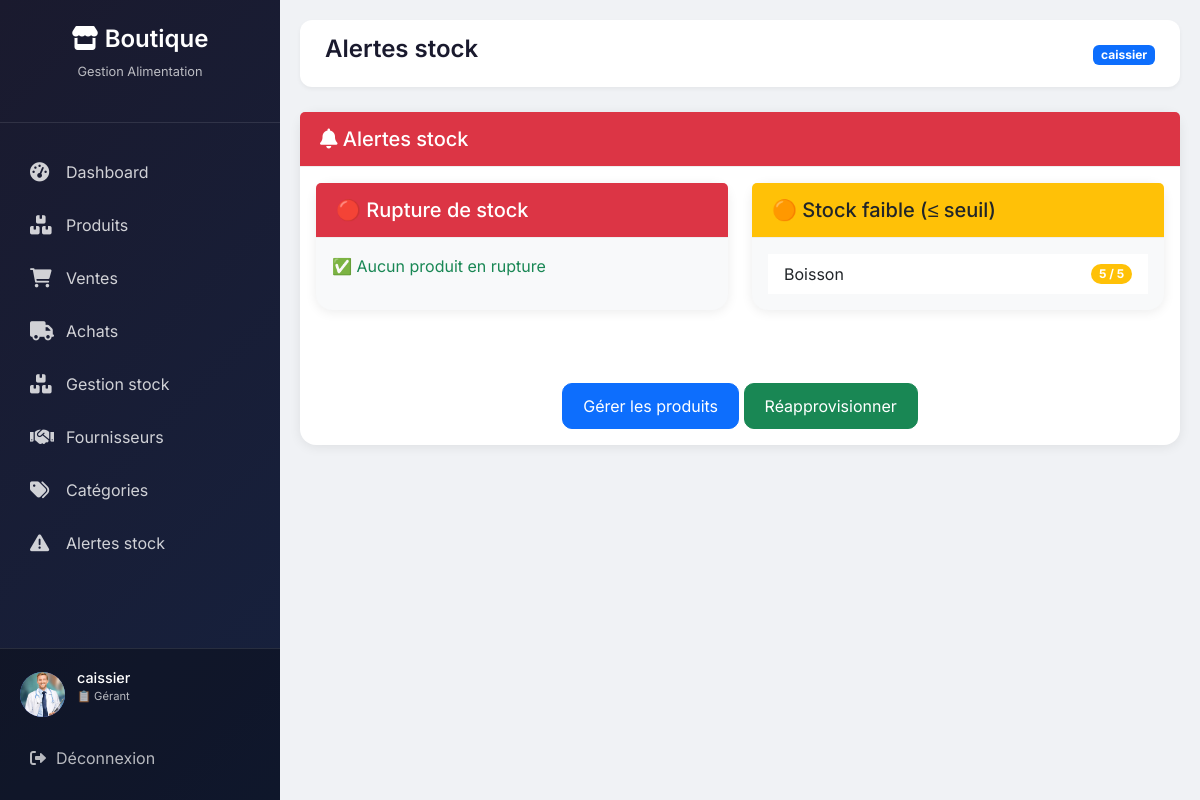
The app's page /alertes-stock/ (signed in) with its own data.
### shop/models.py (models this page shows, shortened)
class Profil(models.Model):
    ROLE_CHOICES = (
        ('admin', 'Administrateur'),
        ('manager', 'Gérant'),
        ('comptable', 'Comptable'),
    )
    user = models.OneToOneField(User, on_delete=models.CASCADE)
    role = models.CharField(max_length=20, choices=ROLE_CHOICES,
                            default='manager')
    avatar = models.ImageField(upload_to='avatars/', blank=True, null=True)

class Produit(models.Model):
    UNIT_CHOICES = [
        ('kg', 'Kilogramme'),
        ('l', 'Litre'),
        ('pcs', 'Pièce'),
        ('box', 'Boîte'),
        ('pack', 'Pack'),
        ('g', 'Gramme'),
    ]
    nom = models.CharField(max_length=150)
    description = models.TextField(blank=True, null=True)
    unite = models.CharField(max_length=10, choices=UNIT_CHOICES,
                             default='pcs')
    sku = models.CharField(max_length=100, unique=True, blank=True, null=True)
    code_barre = models.CharField(max_length=100, unique=True, blank=True,
                                  null=True)
    categorie = models.ForeignKey(Categorie, on_delete=models.SET_NULL,
                                  null=True, blank=True,
                                  related_name="produits")
    fournisseur = models.ForeignKey(Fournisseur, on_delete=models.SET_NULL,
                                    null=True, blank=True,
                                    related_name="produits")
    prix_achat = models.DecimalField(max_digits=10, decimal_places=2,
                                     validators=[MinValueValidator(0)])
    prix_vente = models.DecimalField(max_digits=10, decimal_places=2,
                                     validators=[MinValueValidator(0)])
    quantite_stock = models.IntegerField(default=0,
                                         validators=[MinValueValidator(0)])
    stock_min = models.IntegerField(default=5,
                                    validators=[MinValueValidator(0)])
    image = models.ImageField(upload_to="produits/", blank=True, null=True)
    date_expiration = models.DateField(blank=True, null=True)
    created_at = models.DateTimeField(auto_now_add=True)
    updated_at = models.DateTimeField(auto_now=True)
    is_active = models.BooleanField(default=True)
    class Meta:
        ordering = ['-created_at']
        indexes = [
            models.Index(fields=['sku']),
            models.Index(fields=['code_barre']),
            models.Index(fields=['categorie']),
        ]

### shop/views.py (the view)
# urls.py: path('alertes-stock/', views.alertes_stock, name='alertes_stock'),
@login_required
def alertes_stock(request):
    produits_rupture = Produit.objects.filter(quantite_stock=0)
    produits_alerte = Produit.objects.filter(quantite_stock__lte=5, quantite_stock__gt=0)
    context = {
        'produits_rupture': produits_rupture,
        'produits_alerte': produits_alerte,
        'total_rupture': produits_rupture.count(),
        'total_alerte': produits_alerte.count(),
    }
    return render(request, 'shop/alertes_stock.html', context)

### shop/templates/shop/alertes_stock.html
{% extends 'shop/base.html' %}
{% block page_title %}Alertes stock{% endblock %}
{% block content %}
<div class="card">
    <div class="card-header bg-danger text-white">
        <h5 class="mb-0"><i class="fas fa-bell"></i> Alertes stock</h5>
    </div>
    <div class="card-body">
        <div class="row">
            <div class="col-md-6 mb-4">
                <div class="card bg-light border-danger">
                    <div class="card-header bg-danger text-white">
                        <h5 class="mb-0">🔴 Rupture de stock</h5>
                    </div>
                    <div class="card-body">
                        {% if produits_rupture %}
                        <ul class="list-group list-group-flush">
                            {% for p in produits_rupture %}
                            <li class="list-group-item d-flex justify-content-between align-items-center">
                                {{ p.nom }}
                                <span class="badge bg-danger rounded-pill">{{ p.quantite_stock }}</span>
                            </li>
                            {% endfor %}
                        </ul>
                        {% else %}
                        <p class="text-success">✅ Aucun produit en rupture</p>
                        {% endif %}
                    </div>
                </div>
            </div>
            <div class="col-md-6 mb-4">
                <div class="card bg-light border-warning">
                    <div class="card-header bg-warning text-dark">
                        <h5 class="mb-0">🟠 Stock faible (≤ seuil)</h5>
                    </div>
                    <div class="card-body">
                        {% if produits_alerte %}
                        <ul class="list-group list-group-flush">
                            {% for p in produits_alerte %}
                            <li class="list-group-item d-flex justify-content-between align-items-center">
                                {{ p.nom }}
                                <span class="badge bg-warning rounded-pill">{{ p.quantite_stock }} / {{ p.stock_min }}</span>
                            </li>
                            {% endfor %}
                        </ul>
                        {% else %}
                        <p class="text-success">✅ Aucun produit en stock faible</p>
                        {% endif %}
                    </div>
                </div>
            </div>
        </div>
        <div class="mt-4 text-center">
            <a href="{% url 'liste_produits' %}" class="btn btn-primary">Gérer les produits</a>
            <a href="{% url 'nouvel_achat' %}" class="btn btn-success">Réapprovisionner</a>
        </div>
    </div>
</div>
{% endblock %}

### shop/templates/shop/base.html (shortened to what this page needs)
<!DOCTYPE html>
<html lang="fr">
<head>
    <link href="https://cdn.jsdelivr.net/npm/bootstrap@5.3.0/dist/css/bootstrap.min.css" rel="stylesheet">
    <link rel="stylesheet" href="https://cdnjs.cloudflare.com/ajax/libs/font-awesome/6.0.0-beta3/css/all.min.css">
</head>
<body>
<div class="sidebar" id="sidebar">
    <div class="sidebar-header">
        <h3><i class="fas fa-store"></i> Boutique</h3>
        <p>Gestion Alimentation</p>
    </div>
    <ul class="nav-menu">
        <li class="nav-item">
            <a href="
                {% if user.profil.role == 'admin' %}
                    {% url 'dashboard_admin' %}
                {% elif user.profil.role == 'comptable' %}
                    {% url 'dashboard_comptable' %}
                {% else %}
                    {% url 'dashboard_gerant' %}
                {% endif %}
            " class="nav-link">
                <i class="fas fa-tachometer-alt"></i>
                <span>Dashboard</span>
            </a>
        </li>
        {% if user.profil.role != 'comptable' %}
        <li class="nav-item">
            <a href="{% url 'liste_produits' %}" class="nav-link">
                <i class="fas fa-boxes"></i>
                <span>Produits</span>
            </a>
        </li>
        {% endif %}
        <li class="nav-item">
            <a href="{% url 'liste_ventes' %}" class="nav-link">
                <i class="fas fa-shopping-cart"></i>
                <span>Ventes</span>
            </a>
        </li>
        <li class="nav-item">
            <a href="{% url 'liste_achats' %}" class="nav-link">
                <i class="fas fa-truck"></i>
                <span>Achats</span>
            </a>
        </li>
        {% if user.profil.role != 'comptable' %}
        <li class="nav-item">
            <a href="{% url 'gestion_stock' %}" class="nav-link">
                <i class="fas fa-boxes"></i>
                <span>Gestion stock</span>
            </a>
        </li>
        {% endif %}
        {% if user.profil.role != 'comptable' %}
        <li class="nav-item">
            <a href="{% url 'liste_fournisseurs' %}" class="nav-link">
                <i class="fas fa-handshake"></i>
                <span>Fournisseurs</span>
            </a>
        </li>
        {% endif %}
        {% if user.profil.role != 'comptable' %}
        <li class="nav-item">
            <a href="{% url 'liste_categories' %}" class="nav-link">
                <i class="fas fa-tags"></i>
                <span>Catégories</span>
            </a>
        </li>
        {% endif %}
        {% if user.profil.role != 'comptable' %}
        <li class="nav-item">
            <a href="{% url 'alertes_stock' %}" class="nav-link">
                <i class="fas fa-exclamation-triangle"></i>
                <span>Alertes stock</span>
            </a>
        </li>
        {% endif %}
    </ul>
    <div class="user-section">
        <div class="user-info">
            <div class="user-avatar">
                {% if user.profil.avatar %}
                    <img src="{{ user.profil.avatar.url }}" alt="{{ user.username }}">
                {% else %}
                    {{ user.username|make_list|first|upper }}
                {% endif %}
            </div>
            <div class="user-details">
                <h5>{{ user.username }}</h5>
                <p>
                    {% if user.profil.role == 'admin' %}
                        👑 Administrateur
                    {% elif user.profil.role == 'comptable' %}
                        💰 Comptable
                    {% else %}
                        📋 Gérant
                    {% endif %}
                </p>
            </div>
        </div>
        <a href="{% url 'deconnexion' %}" class="logout-link">
            <i class="fas fa-sign-out-alt"></i> Déconnexion
        </a>
    </div>
</div>
<div class="main-content" id="mainContent">
    <div class="top-bar">
        <h1 class="page-title">{% block page_title %}Dashboard{% endblock %}</h1>
        <div class="top-bar-right">
            <span class="badge bg-primary">{{ user.username }}</span>
        </div>
    </div>
    {% block content %}{% endblock %}
</div>
</body>
</html>

### shop/templates/shop/base.html (style rules this page uses)
* { margin: 0; padding: 0; box-sizing: border-box; }
body { font-family: 'Inter', sans-serif; background: #f0f2f5; }
.sidebar { position: fixed; left: 0; top: 0; width: 280px; height: 100%; background: linear-gradient(135deg, #1a1a2e 0%, #16213e 100%); color: white; transition: transform 0.3s ease; z-index: 1000; overflow-y: auto; display: flex; flex-direction: column; }
.sidebar-header { padding: 25px 20px; text-align: center; border-bottom: 1px solid rgba(255,255,255,0.1); margin-bottom: 20px; flex-shrink: 0; }
.sidebar-header h3 { font-size: 1.5rem; font-weight: 600; }
.sidebar-header p { font-size: 0.8rem; opacity: 0.7; margin-top: 5px; }
.nav-menu { list-style: none; padding: 0; margin: 0; flex: 1; }
.nav-item { margin: 5px 15px; }
.nav-link { display: flex; align-items: center; padding: 12px 15px; color: rgba(255,255,255,0.8); text-decoration: none; border-radius: 10px; transition: all 0.3s; gap: 12px; }
.nav-link i { width: 24px; font-size: 1.2rem; }
.user-section { padding: 20px; border-top: 1px solid rgba(255,255,255,0.1); background: rgba(0,0,0,0.3); flex-shrink: 0; }
.user-info { display: flex; align-items: center; gap: 12px; margin-bottom: 15px; }
.user-avatar { width: 45px; height: 45px; background: #667eea; border-radius: 50%; display: flex; align-items: center; justify-content: center; font-weight: bold; font-size: 1.2rem; overflow: hidden; }
.user-avatar img { width: 100%; height: 100%; object-fit: cover; }
.user-details h5 { font-size: 0.9rem; margin-bottom: 2px; }
.user-details p { font-size: 0.7rem; opacity: 0.7; }
.logout-link { display: flex; align-items: center; gap: 10px; color: rgba(255,255,255,0.7); text-decoration: none; padding: 10px; border-radius: 8px; transition: all 0.3s; }
.main-content { margin-left: 280px; padding: 20px; min-height: 100vh; }
.top-bar { background: white; border-radius: 12px; padding: 15px 25px; margin-bottom: 25px; display: flex; justify-content: space-between; align-items: center; box-shadow: 0 2px 4px rgba(0,0,0,0.05); }
.page-title { font-size: 1.5rem; font-weight: 600; color: #1a1a2e; }
.card { background: white; border-radius: 16px; box-shadow: 0 2px 12px rgba(0,0,0,0.08); border: none; margin-bottom: 25px; }
.card-header { background: white; border-bottom: 1px solid #eee; padding: 15px 20px; font-weight: 600; border-radius: 16px 16px 0 0; }
.btn { border-radius: 10px; padding: 10px 20px; }

### records on screen
Produit: nom "Boisson", quantite_stock "5", stock_min "5"

### other values on screen
{{ user.username }} "caissier"
